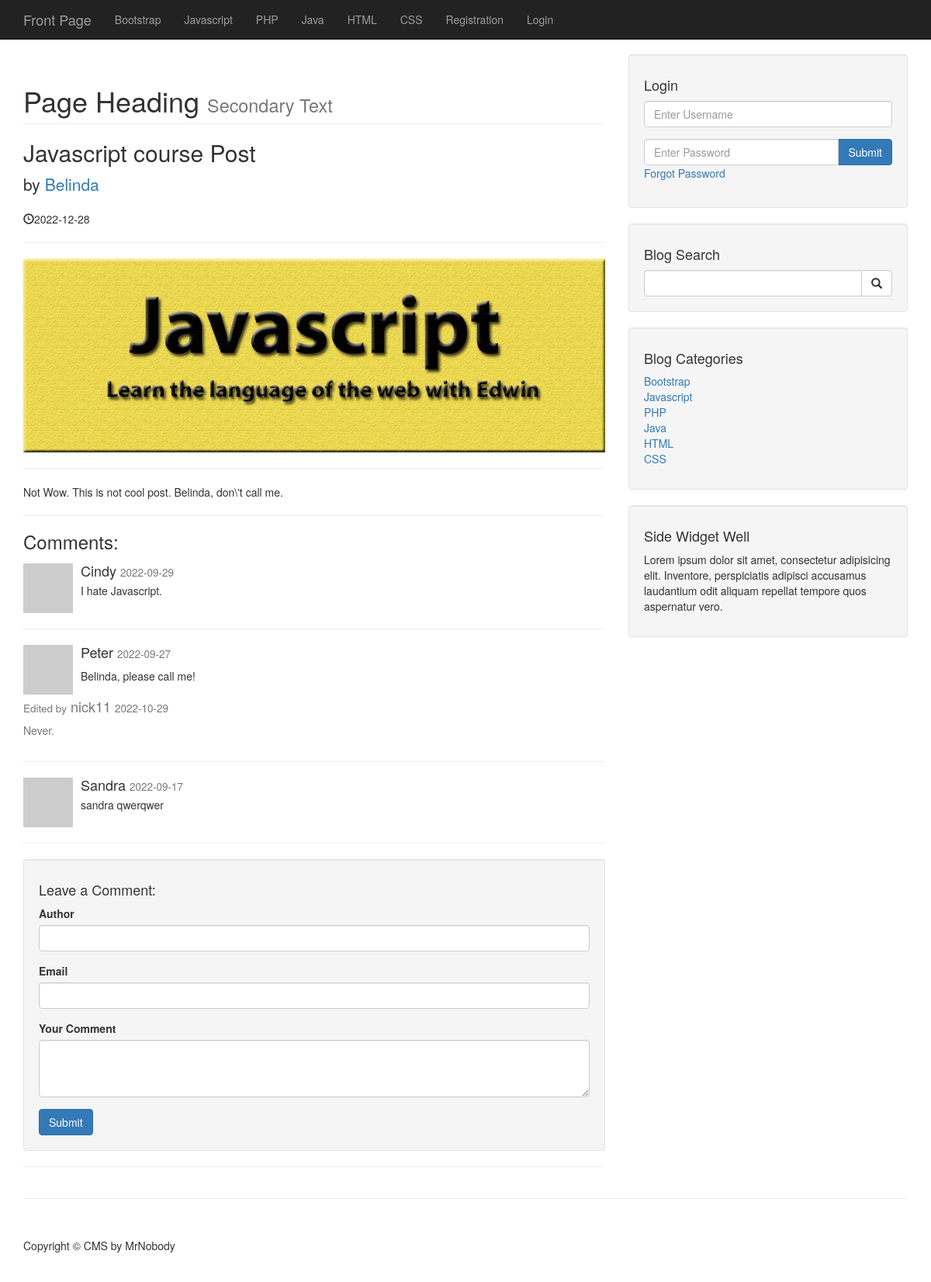
The page /post.php?p_id=2 on the database its author committed.
### tables this page shows
CREATE TABLE `categories` (
  `cat_id` int(3) NOT NULL,
  `cat_title` varchar(255) NOT NULL
);

CREATE TABLE `posts` (
  `post_id` int(3) NOT NULL,
  `post_category_id` int(3) NOT NULL,
  `post_title` varchar(255) NOT NULL,
  `post_author` varchar(255) NOT NULL,
  `post_date` date NOT NULL,
  `post_image` text NOT NULL,
  `post_content` text NOT NULL,
  `post_tags` varchar(255) NOT NULL,
  `post_comment_count` int(11) NOT NULL,
  `post_status` varchar(255) NOT NULL DEFAULT 'draft',
  `post_views_count` int(11) NOT NULL
);

CREATE TABLE `comments` (
  `comment_id` int(3) NOT NULL,
  `comment_post_id` int(3) NOT NULL,
  `comment_author` varchar(255) NOT NULL,
  `comment_email` varchar(255) NOT NULL,
  `comment_content` text NOT NULL,
  `comment_status` varchar(255) NOT NULL,
  `comment_date` date NOT NULL,
  `comment_edit_author` varchar(255) NOT NULL,
  `comment_editors_comment` text NOT NULL,
  `comment_edited_date` date NOT NULL
);

### admin/functions.php (called while the page is built, shortened)
<?php
   function escape($string) {
      global $connection;
      return mysqli_real_escape_string($connection, trim($string));
   }
      function isLoggedIn(){
         return false;
      }
   function imagePlaceholder($image = null) {
      if (!$image) {
         return "image_2.jpg";
      } else {
         return $image;
      }
   }
   ?>

### post.php (the view, shortened to what this page needs)
<?php
   include ("includes/head.php");
?>
<?php include ("includes/navigation.php"); ?>
<div class="container">
   <div class="row">
      <div class="col-md-8">
         <?php
            if(isset($_GET['p_id'])) {
               $the_post_id = escape($_GET['p_id']);
               if(isset($_SESSION['user_name']) && isAdmin($_SESSION['user_name'])) {
                  $stmt1 = mysqli_prepare($connection, "SELECT post_id, post_title, post_author, post_date, post_image, post_content FROM posts WHERE post_id = ?");
               } else {
                  $stmt2 = mysqli_prepare($connection, "SELECT post_id, post_title, post_author, post_date, post_image, post_content FROM posts WHERE post_id = ? AND post_status = ?");
                  $published = 'published';
               }
               if(isset($stmt1)) {
                  mysqli_stmt_bind_param($stmt1, "i", $the_post_id);
                  mysqli_stmt_execute($stmt1);
                  mysqli_stmt_bind_result($stmt1, $post_id, $post_title, $post_author, $post_date, $post_image, $post_content);
                  $stmt = $stmt1;
               } else {
                  mysqli_stmt_bind_param($stmt2, "is", $the_post_id, $published);
                  mysqli_stmt_execute($stmt2);
                  mysqli_stmt_bind_result($stmt2, $post_id, $post_title, $post_author, $post_date, $post_image, $post_content);
                  $stmt = $stmt2;
               }
               mysqli_stmt_store_result($stmt);
               if(mysqli_stmt_num_rows($stmt) >= 1) {
                  while (mysqli_stmt_fetch($stmt)) {
                  ?>
                     <h1 class="page-header">
                           Page Heading
                           <small>Secondary Text</small>
                     </h1>
                     <h2>
                        <?php echo "$post_title"; ?>
                     </h2>
                     <p class="lead">
                        by <a href="/!php/_cms_practice/author_post.php?author=<?php echo "$post_author"; ?>&p_id=<?php echo "$post_id"; ?>"><?php echo "$post_author"; ?></a>
                     </p>
                     <p><span class="glyphicon glyphicon-time"></span><?php echo "$post_date"; ?></p>
                     <hr>
                     <img class="img-responsive" src="/!php/_cms_practice/images/<?php echo imagePlaceholder($post_image); ?>"alt="">
                     <hr>
                     <p><?php echo "$post_content"; ?></p>
                     <hr>
                  <?php
                  }
                  ?>
                  <?php
                     $query = "SELECT * FROM comments WHERE comment_post_id = {$the_post_id} ";
                     $query .= "AND comment_status = 'approved' ";
                     $query .= "ORDER BY comment_id DESC ";
                     $select_comment_query = mysqli_query($connection, $query);
                     echo "<h3>Comments:</h3>";
                     while($row = mysqli_fetch_assoc($select_comment_query)) {
                        $comment_author = $row['comment_author'];
                        $comment_content = $row['comment_content'];
                        $comment_date = $row['comment_date'];
                        $comment_edit_author = $row['comment_edit_author'];
                        $comment_editors_comment = $row['comment_editors_comment'];
                        $comment_edited_date = $row['comment_edited_date'];
                     ?>
                        <div class="media">
                           <a class="pull-left" href="#">
                              <img class="media-object" src="http://placehold.it/64x64" alt="">
                           </a>
                           <div class="media-body">
                              <h4 class="media-heading"><?php echo $comment_author; ?>
                                 <small><?php echo $comment_date; ?></small>
                              </h4>
                              <p><?php echo $comment_content; ?></p>
                           </div>
                           <?php
                           if($comment_edit_author) {
                              echo "<div class='comment_edit'>";
                              echo "<h4 class='text-muted '><small>Edited by</small> $comment_edit_author ";
                              echo "<small>$comment_edited_date</small>";
                              echo "</h4>";
                              echo "<p class='text-muted'>$comment_editors_comment</p>";
                              echo "</div>";
                           }
                           ?>
                        </div>
                        <hr>
                     <?php
                     }
                  ?>
                     <div class="well">
                        <h4>Leave a Comment:</h4>
                        <form action="" method="post" role="form">
                           <div class="form-group">
                              <label for="author">Author</label>
                              <input type="text" class="form-control" name="comment_author">
                           </div>
                           <div class="form-group">
                              <label for="email">Email</label>
                              <input type="email" class="form-control" name="comment_email">
                           </div>
                        <form role="form">
                           <div class="form-group">
                              <label for="comment">Your Comment</label>
                              <textarea id="editor_body" class="form-control" name="comment_content" rows="3"></textarea>
                           </div>
                           <button type="submit" class="btn btn-primary" name="create_comment">Submit</button>
                        </form>
                     </div>
                     <hr>
               <?php
               } else {
                  echo "<h1 class='text-center'>No posts available</h1>";
               }
            } else {
               header("Location: index.php");
            }
         ?>
      </div>
<?php include ("includes/sidebar.php"); ?>
   </div>
   <hr>
<?php include ("includes/footer.php"); ?>

### includes/navigation.php (shortened to what this page needs)
<nav class="navbar navbar-inverse navbar-fixed-top" role="navigation">
   <div class="container">
      <div class="navbar-header">
         <a class="navbar-brand" href="/!php/_cms_practice/">Front Page</a>
      </div>
      <div class="collapse navbar-collapse" id="bs-example-navbar-collapse-1">
         <ul class="nav navbar-nav">
            <?php
               $query = "SELECT * FROM categories";
               $select_all_categories_query = mysqli_query($connection, $query);
               while ($row = mysqli_fetch_assoc($select_all_categories_query)) {
                  $cat_id = $row["cat_id"];
                  $cat_title = $row["cat_title"];
                  $category_class = '';
                  $registration_class = '';
                  $login_class = '';
                  $contact_class = '';
                  echo "<li class='$category_class'><a href='/!php/_cms_practice/category/{$cat_id}'>{$cat_title}</a></li>";
               }
            ?>
            <?php if (isLoggedIn()): ?>
               <li>
                  <a href="/!php/_cms_practice/admin">Admin</a>
               </li>
               <?php
                  if($_SESSION['user_role'] == 'admin') {
                     if (isset($_GET['p_id'])) {
                        $post_id_edit = escape($_GET['p_id']);
                        echo "<li><a href='/!php/_cms_practice/admin/posts.php?source=edit_post&p_id={$post_id_edit}'>Edit Post</a></li>";
                     }
                  }
               ?>
               <li class="<?php echo $contact_class; ?>">
                  <a href="/!php/_cms_practice/contact">Contact</a>
               </li>
               <li>
                  <a href="/!php/_cms_practice/includes/logout.php">Logout</a>
               </li>
            <?php else: ?>
               <li class="<?php echo $registration_class; ?>">
                  <a href="/!php/_cms_practice/registration">Registration</a>
               </li>
               <li class="<?php echo $login_class; ?>">
                  <a href="/!php/_cms_practice/login">Login</a>
               </li>
            <?php endif; ?>
         </ul>
      </div>
   </div>
</nav>

### includes/sidebar.php (shortened to what this page needs)
<div class="col-md-4">
   <div class="well">
      <?php if(isset($_SESSION['user_role'])): ?>
         <h4>Logged in as <b><?php echo $_SESSION['user_name']; ?></b></h4>
         <a href="/!php/_cms_practice/includes/logout.php" class="btn btn-primary">Logout</a>
      <?php else: ?>
         <h4>Login</h4>
         <form method="post" autocomplete="off">
            <div class="form-group">
               <input name="user_name" type="text" class="form-control" placeholder="Enter Username">
            </div>
            <div class="input-group">
               <input name="user_password" type="password" class="form-control" placeholder="Enter Password">
            <span class="input-group-btn">
               <button class="btn btn-primary" type="submit" name="login">Submit</button>
            </span>
            </div>
            <div class="form-group">
               <a href="forgot_pass.php?forgot=<?php echo uniqid(true); ?>">Forgot Password</a>
            </div>
         </form>
      <?php endif; ?>
   </div>
   <div class="well">
      <h4>Blog Search</h4>
      <form action="search.php" method="post">
         <div class="input-group">
            <input name="search" type="text" class="form-control">
            <span class="input-group-btn">
               <button name="submit" class="btn btn-default" type="submit">
                  <span class="glyphicon glyphicon-search"></span>
               </button>
            </span>
         </div>
      </form>
   </div>
   <div class="well">
      <?php
         $query = "SELECT * FROM categories";
         $select_categories_sidebar = mysqli_query($connection, $query);
      ?>
      <h4>Blog Categories</h4>
      <div class="row">
         <div class="col-lg-12">
            <ul class="list-unstyled">
               <?php
                  while ($row = mysqli_fetch_assoc($select_categories_sidebar)) {
                     $cat_id = $row["cat_id"];
                     $cat_title = $row["cat_title"];
                     echo "<li><a href='/!php/_cms_practice/category/$cat_id'>{$cat_title}</a></li>";
                  }
               ?>
            </ul>
         </div>
      </div>
   </div>
   <?php
      include ("widget.php");
   ?>
</div>

### css/blog-home.css (style rules this page uses)
body { padding-top: 70px; }

### rows shown on the page
categories: cat_title "Bootstrap"
categories: cat_title "Javascript"
categories: cat_title "PHP"
categories: cat_title "Java"
categories: cat_title "HTML"
categories: cat_title "CSS"
comments: comment_author "Cindy", comment_date "2022-09-29", comment_content "I hate Javascript."
comments: comment_author "Peter", comment_date "2022-09-27", comment_content "Belinda, please call me!", comment_edit_author "nick11", comment_edited_date "2022-10-29", comment_editors_comment "Never."
comments: comment_author "Sandra", comment_date "2022-09-17", comment_content "sandra qwerqwer"
